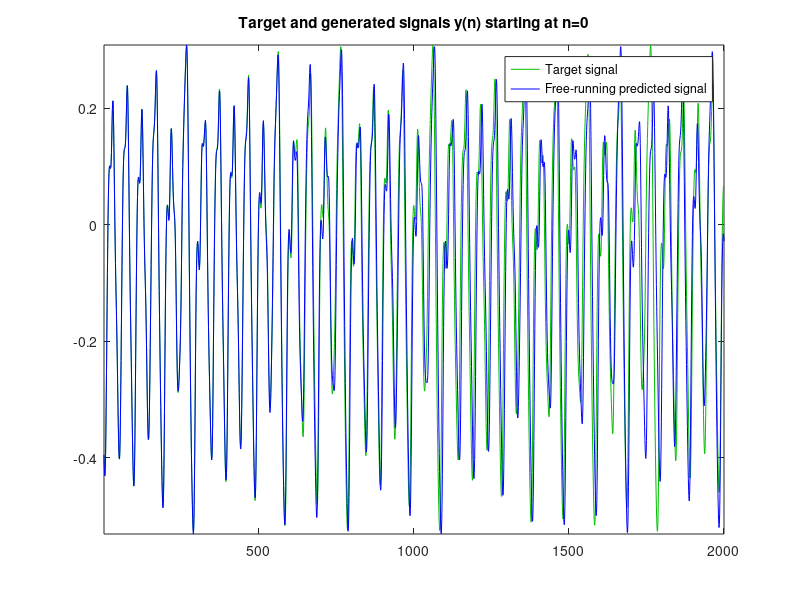
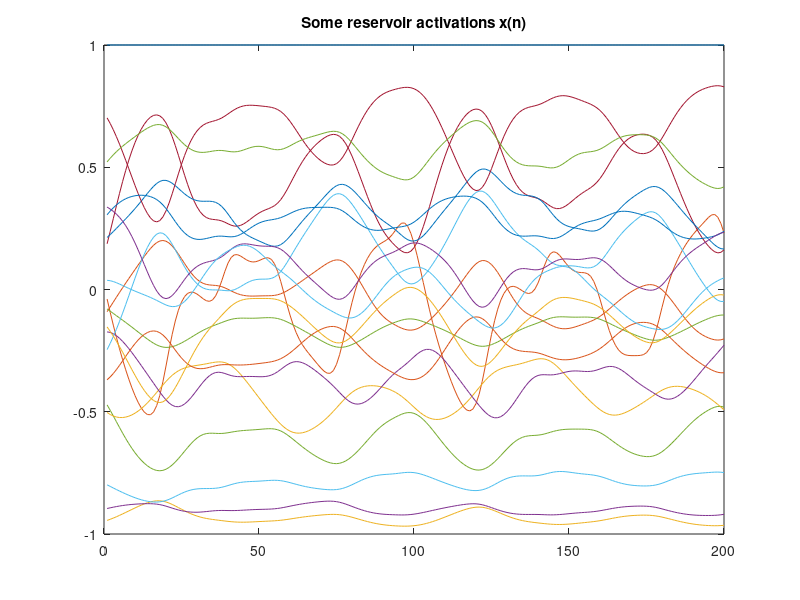
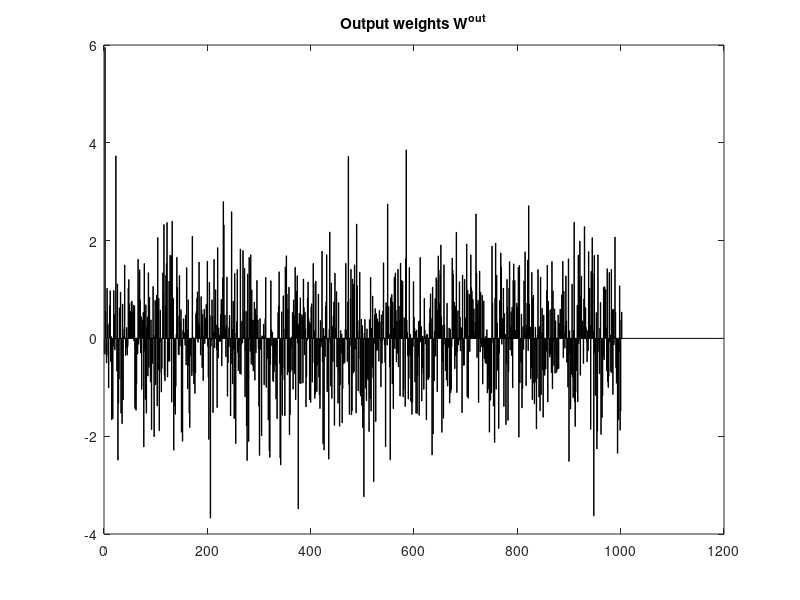
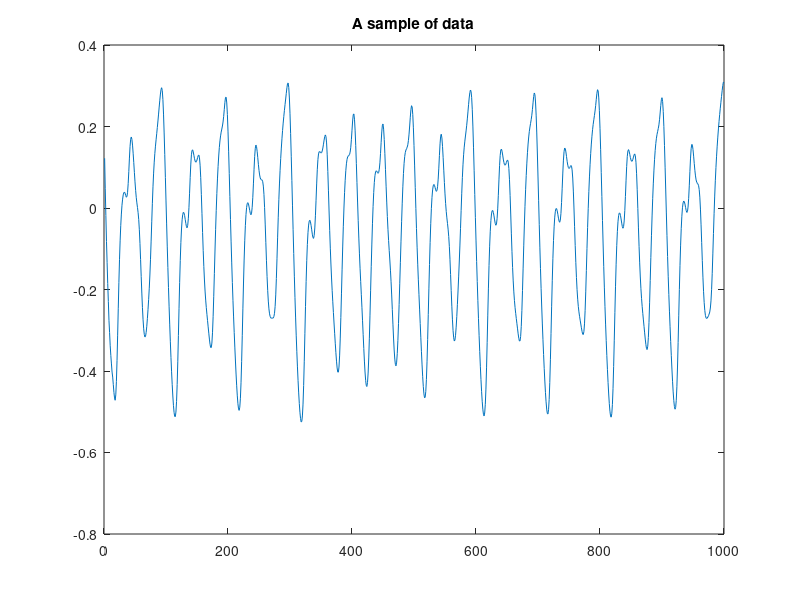

MATLAB code for these plots, in order:
% A minimalistic Echo State Networks demo with Mackey-Glass (delay 17) data 
% in "plain" Matlab.
% by Mantas Lukosevicius 2012
% http://minds.jacobs-university.de/mantas

% load the data
trainLen = 2000;
testLen = 2000;
initLen = 100;

data = load('MackeyGlass_t17.txt');

% plot some of it
figure(10);
plot(data(1:1000));
title('A sample of data');

% generate the ESN reservoir
inSize = 1; outSize = 1;
resSize = 1000;
a = 0.3; % leaking rate

rand( 'seed', 42 );
Win = (rand(resSize,1+inSize)-0.5) .* 1;
W = rand(resSize,resSize)-0.5;
% Option 1 - direct scaling (quick&dirty, reservoir-specific):
% W = W .* 0.13;
% Option 2 - normalizing and setting spectral radius (correct, slower):
disp 'Computing spectral radius...';
opt.disp = 0;
rhoW = abs(eigs(W,1,'LM',opt));
disp 'done.'
W = W .* ( 1.25 /rhoW);

% allocated memory for the design (collected states) matrix
X = zeros(1+inSize+resSize,trainLen-initLen);
% set the corresponding target matrix directly
Yt = data(initLen+2:trainLen+1)';

% run the reservoir with the data and collect X
x = zeros(resSize,1);
for t = 1:trainLen
	u = data(t);
	x = (1-a)*x + a*tanh( Win*[1;u] + W*x );
	if t > initLen
		X(:,t-initLen) = [1;u;x];
	end
end

% train the output
reg = 1e-8;  % regularization coefficient
X_T = X';
Wout = Yt*X_T * inv(X*X_T + reg*eye(1+inSize+resSize));
%Wout = Yt*pinv(X);

% run the trained ESN in a generative mode. no need to initialize here, 
% because x is initialized with training data and we continue from there.
Y = zeros(outSize,testLen);
u = data(trainLen+1);
for t = 1:testLen 
	x = (1-a)*x + a*tanh( Win*[1;u] + W*x );
	y = Wout*[1;u;x];
	Y(:,t) = y;
	% generative mode:
	u = y;
	% this would be a predictive mode:
	%u = data(trainLen+t+1);
end

errorLen = 500;
mse = sum((data(trainLen+2:trainLen+errorLen+1)'-Y(1,1:errorLen)).^2)./errorLen;
disp( ['MSE = ', num2str( mse )] );

% plot some signals
figure(1);
plot( data(trainLen+2:trainLen+testLen+1), 'color', [0,0.75,0] );
hold on;
plot( Y', 'b' );
hold off;
axis tight;
title('Target and generated signals y(n) starting at n=0');
legend('Target signal', 'Free-running predicted signal');

figure(2);
plot( X(1:20,1:200)' );
title('Some reservoir activations x(n)');

figure(3);
bar( Wout' )
title('Output weights W^{out}');
